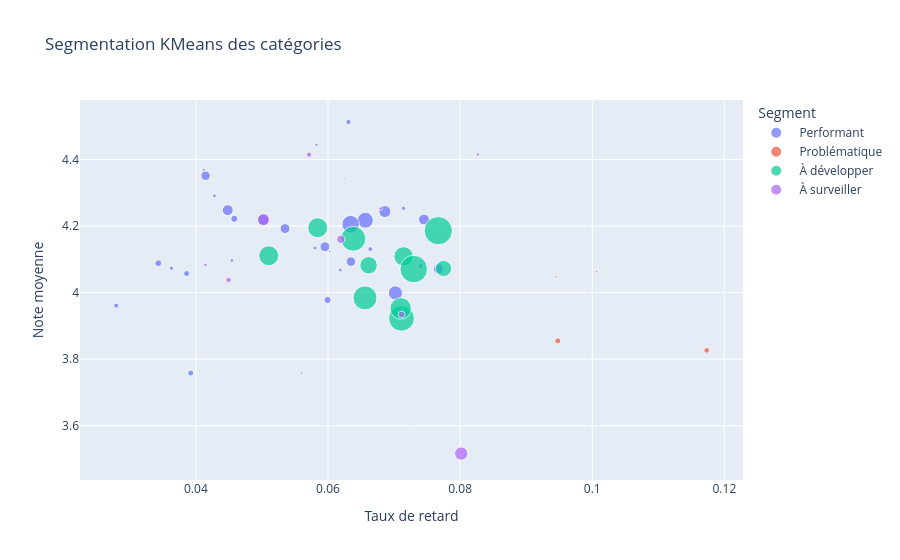

Here is the notebook cell this chart was saved with:
### Markdown cell above
#### 5. Segmentation KMeans des catégories en 4 groupes de performance

### Code cell
from sklearn.cluster import KMeans
from sklearn.preprocessing import StandardScaler

# ── Préparation des données ───────────────────────────────────────────────
X = stats_cat[['CA', 'note_moyenne', 'taux_retard', 'frais_moy']].dropna()

# ── Normalisation ─────────────────────────────────────────────────────────
scaler = StandardScaler()
X_scaled = scaler.fit_transform(X)

# ── Modèle KMeans ─────────────────────────────────────────────────────────
kmeans = KMeans(n_clusters=4, random_state=42)
stats_cat['cluster'] = kmeans.fit_predict(X_scaled)

# ── Description des clusters ──────────────────────────────────────────────
desc_clusters = stats_cat.groupby('cluster').agg(
    nb_categories = ('categorie',    'count'),
    CA_moyen      = ('CA',           'mean'),
    note_moyenne  = ('note_moyenne', 'mean'),
    taux_retard   = ('taux_retard',  'mean'),
    frais_moy     = ('frais_moy',    'mean')
).reset_index()

# ── Score par cluster pour nommage automatique ────────────────────────────
desc_clusters['score_perf'] = (
    desc_clusters['CA_moyen'].rank(pct=True) +
    desc_clusters['note_moyenne'].rank(pct=True) +
    (1 - desc_clusters['taux_retard'].rank(pct=True))
)

# Trier par score et assigner les labels dans l'ordre
desc_clusters_sorted = desc_clusters.sort_values('score_perf', ascending=False).reset_index(drop=True)
desc_clusters_sorted['cluster_label'] = [
    ' Performant',
    ' À développer',
    ' À surveiller',
    ' Problématique'
]
# Mapper les labels sur stats_cat
mapping = dict(zip(desc_clusters_sorted['cluster'], desc_clusters_sorted['cluster_label']))
stats_cat['cluster_label'] = stats_cat['cluster'].map(mapping)

# ── Visualisation ─────────────────────────────────────────────────────────
fig = px.scatter(stats_cat,
                 x='taux_retard', y='note_moyenne',
                 size='CA', color='cluster_label',
                 hover_name='categorie',
                 title="Segmentation KMeans des catégories",
                 labels={
                     'taux_retard'  : 'Taux de retard',
                     'note_moyenne' : 'Note moyenne',
                     'cluster_label': 'Segment'
                 })
fig.show()

### Figure 1 — Plotly figure (JSON) as saved in the notebook; plotly's stock layout.template omitted (floating-point values rounded to 4 significant figures)
{"data": [{"hovertemplate": "<b>%{hovertext}</b><br><br>Segment= Performant<br>Taux de retard=%{x}<br>Note moyenne=%{y}<br>CA=%{marker.size}<extra></extra>", "hovertext": ["agro_industry_and_commerce", "air_conditioning", "art", "books_general_interest", "books_technical", "cine_photo", "consoles_games", "construction_tools_construction", "construction_tools_lights", "construction_tools_safety", "costruction_tools_garden", "costruction_tools_tools", "drinks", "dvds_blu_ray", "electronics", "fashion_bags_accessories", "fashion_male_clothing", "fashion_shoes", "fixed_telephony", "food", "food_drink", "home_appliances", "home_construction", "industry_commerce_and_business", "luggage_accessories", "market_place", "musical_instruments", "perfumery", "pet_shop", "small_appliances", "stationery", "tablets_printing_image", "telephony", "toys"], "legendgroup": " Performant", "marker": {"color": "#636efa", "size": [70150.0, 52720.0, 23460.0, 42240.0, 18000.0, 6103.0, 146300.0, 137600.0, 39430.0, 38480.0, 24740.0, 15900.0, 20860.0, 4543.0, 153400.0, 147800.0, 10450.0, 23000.0, 55320.0, 28140.0, 14870.0, 78050.0, 80300.0, 37340.0, 135600.0, 27710.0, 181000.0, 384600.0, 207700.0, 181100.0, 221200.0, 7528.0, 306800.0, 464800.0], "sizemode": "area", "sizeref": 3029.0, "symbol": "circle"}, "mode": "markers", "name": " Performant", "orientation": "v", "showlegend": true, "type": "scatter", "x": [0.03431, 0.0386, 0.06186, 0.0631, 0.08268, 0.0625, 0.05953, 0.06347, 0.07407, 0.02793, 0.05804, 0.05825, 0.04545, 0.06557, 0.07672, 0.05349, 0.056, 0.0428, 0.03922, 0.07143, 0.0412, 0.04582, 0.05993, 0.06641, 0.04147, 0.0363, 0.07453, 0.06565, 0.05016, 0.04482, 0.06861, 0.06024, 0.0702, 0.06343], "xaxis": "x", "y": [4.088, 4.057, 4.068, 4.513, 4.415, 4.344, 4.138, 4.093, 4.08, 3.961, 4.134, 4.444, 4.097, 4.18, 4.071, 4.192, 3.758, 4.291, 3.758, 4.253, 4.369, 4.222, 3.978, 4.13, 4.351, 4.073, 4.219, 4.217, 4.218, 4.248, 4.243, 4.123, 3.999, 4.206], "yaxis": "y"}, {"hovertemplate": "<b>%{hovertext}</b><br><br>Segment= Problématique<br>Taux de retard=%{x}<br>Note moyenne=%{y}<br>CA=%{marker.size}<extra></extra>", "hovertext": ["audio", "christmas_supplies", "fashion_underwear_beach", "home_confort"], "legendgroup": " Problématique", "marker": {"color": "#EF553B", "size": [49250.0, 8732.0, 9306.0, 56830.0], "sizemode": "area", "sizeref": 3029.0, "symbol": "circle"}, "mode": "markers", "name": " Problématique", "orientation": "v", "showlegend": true, "type": "scatter", "x": [0.1173, 0.1007, 0.09449, 0.09479], "xaxis": "x", "y": [3.826, 4.063, 4.048, 3.855], "yaxis": "y"}, {"hovertemplate": "<b>%{hovertext}</b><br><br>Segment= À développer<br>Taux de retard=%{x}<br>Note moyenne=%{y}<br>CA=%{marker.size}<extra></extra>", "hovertext": ["auto", "baby", "bed_bath_table", "computers_accessories", "cool_stuff", "furniture_decor", "garden_tools", "health_beauty", "housewares", "sports_leisure", "watches_gifts"], "legendgroup": " À développer", "marker": {"color": "#00cc96", "size": [573200.0, 394700.0, 1008000.0, 877200.0, 605600.0, 703100.0, 465100.0, 1212000.0, 603600.0, 944300.0, 1151000.0], "sizemode": "area", "sizeref": 3029.0, "symbol": "circle"}, "mode": "markers", "name": " À développer", "orientation": "v", "showlegend": true, "type": "scatter", "x": [0.07145, 0.0775, 0.07112, 0.0656, 0.05844, 0.071, 0.06615, 0.07669, 0.05103, 0.06383, 0.07298], "xaxis": "x", "y": [4.109, 4.072, 3.922, 3.984, 4.195, 3.952, 4.082, 4.186, 4.111, 4.162, 4.071], "yaxis": "y"}, {"hovertemplate": "<b>%{hovertext}</b><br><br>Segment= À surveiller<br>Taux de retard=%{x}<br>Note moyenne=%{y}<br>CA=%{marker.size}<extra></extra>", "hovertext": ["computers", "furniture_bedroom", "furniture_living_room", "home_appliances_2", "kitchen_dining_laundry_garden_furniture", "office_furniture", "signaling_and_security", "small_appliances_home_oven_and_coffee"], "legendgroup": " À surveiller", "marker": {"color": "#ab63fa", "size": [218700.0, 19050.0, 67000.0, 105300.0, 44930.0, 267400.0, 21030.0, 45540.0], "sizemode": "area", "sizeref": 3029.0, "symbol": "circle"}, "mode": "markers", "name": " À surveiller", "orientation": "v", "showlegend": true, "type": "scatter", "x": [0.05025, 0.06796, 0.07114, 0.06195, 0.04494, 0.08017, 0.04145, 0.05714], "xaxis": "x", "y": [4.219, 4.252, 3.934, 4.16, 4.038, 3.516, 4.083, 4.414], "yaxis": "y"}], "layout": {"legend": {"itemsizing": "constant", "title": {"text": "Segment"}, "tracegroupgap": 0}, "title": {"text": "Segmentation KMeans des catégories"}, "xaxis": {"anchor": "y", "domain": [0, 1], "title": {"text": "Taux de retard"}}, "yaxis": {"anchor": "x", "domain": [0, 1], "title": {"text": "Note moyenne"}}}}
